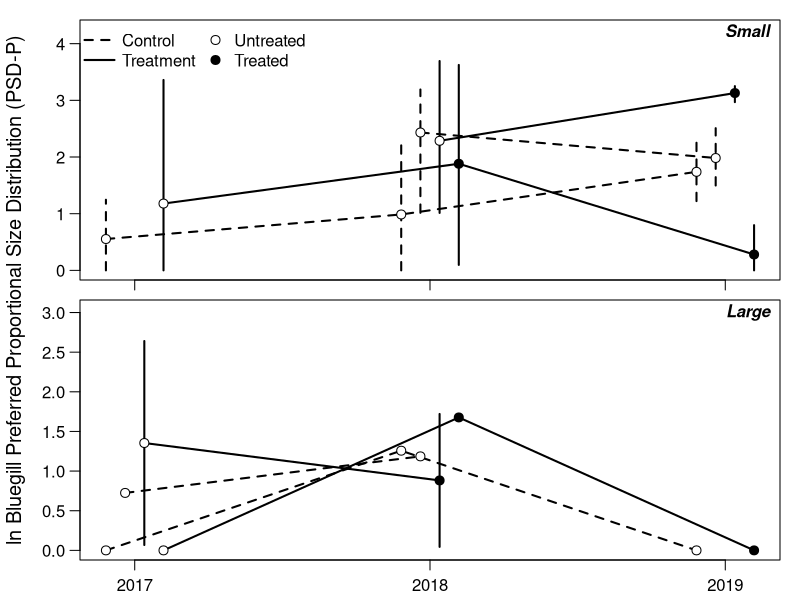

The R source for this figure:

dat = read.csv("blue_output.csv")
dat$new = ifelse(dat$lake %in% c("drummond3", "lm", "promise", "mark"), 1, 0)
dat$drop = ifelse(dat$lake %in% c("lee county lake", "barbour county lake", "washington county lake"), 1, 0)
dat$psd_p = log(dat$psd_p + 1)

yvar = "psd_p"

datsub = dat[,c("year", "type", "times_treat", "size_class", "new", "drop", yvar)]

library(dplyr)

plot_dat_sml = datsub %>% filter(size_class == "small") %>%
  group_by(year, type, new, times_treat) %>%
  summarize(
    mn = mean(psd_p, na.rm = T),
    lwr = quantile(psd_p, 0.025, na.rm = T),
    upr = quantile(psd_p, 0.975, na.rm = T)
    ) %>% ungroup
plot_dat_big = datsub %>% filter(size_class == "big") %>%
  group_by(year, type, drop, times_treat) %>%
  summarize(
    mn = mean(psd_p, na.rm = T),
    lwr = quantile(psd_p, 0.025, na.rm = T),
    upr = quantile(psd_p, 0.975, na.rm = T)
    ) %>% ungroup

plot_dat_sml$year = as.numeric(plot_dat_sml$year)
plot_dat_big$year = as.numeric(plot_dat_big$year)

off_c1 = -0.0975
off_c2 = -0.0325
off_t2 = 0.0325
off_t1 = 0.0975
ppi = 600
png("blue_psd_p_log.png", h = 7 * ppi, w = 4 * ppi, res = ppi)

# small lakes
par(mfrow = c(2,1), mar = c(0.5,1,0.5,1), oma = c(1.5,3,0.5,0), cex.axis = 1, cex.lab = 1.2, mgp = c(1,0.75,0))
plot(1,1, type = "n", xlim = c(2017,2019) + range(c(off_c1, off_c2, off_t1, off_t2)), ylim = range(plot_dat_sml[,c("lwr", "upr")]) * c(1, 1.15),
     xaxt = "n", las = 1, ylab = "")
usr = par("usr"); xdiff = usr[2] - usr[1]; ydiff = usr[4] - usr[3]
text(x = usr[2] - xdiff * 0, y = usr[4] - ydiff * 0.05, pos = 2, "Small", font = 4)

# controls (not new entries)
ind = c(1,3,7)
lines(mn ~ I(year + off_c1), data = plot_dat_sml[ind,], lwd = 2, lty = 2, type = "l")
with(plot_dat_sml[ind,], segments(I(year + off_c1), lwr, I(year + off_c1), upr, lty = 2, lwd = 2))
points(mn ~ I(year + off_c1), data = plot_dat_sml[ind,], pch = 21, bg = "white", cex = 1.2)

# treats (not new entries)
ind = c(2,6,10)
lines(mn ~ I(year + off_t1), data = plot_dat_sml[ind,], lwd = 2, type = "l")
with(plot_dat_sml[ind,], segments(I(year + off_t1), lwr, I(year + off_t1), upr, lwd = 2))
points(mn ~ I(year + off_t1), data = plot_dat_sml[ind,], pch = 21, bg = c("white", "black", "black"), cex = 1.2)

# controls (new entry 2018)
ind = c(4,8)
lines(mn ~ I(year + off_c2), data = plot_dat_sml[ind,], lwd = 2, lty = 2, type = "l")
with(plot_dat_sml[ind,], segments(I(year + off_c2), lwr, I(year + off_c2), upr, lty = 2, lwd = 2))
points(mn ~ I(year + off_c2), data = plot_dat_sml[ind,], pch = 21, bg = "white", cex = 1.2)

# treats (new entry 2018)
ind = c(5,9)
lines(mn ~ I(year + off_t2), data = plot_dat_sml[ind,], lwd = 2, type = "l")
with(plot_dat_sml[ind,], segments(I(year + off_t2), lwr, I(year + off_t2), upr, lwd = 2))
points(mn ~ I(year + off_t2), data = plot_dat_sml[ind,], pch = 21, bg = c("white", "black"), cex = 1.2)

axis(side = 1, at = 2017:2019, labels = rep("", 3))
legend("topleft", legend = c("Control", "Treatment", "Untreated", "Treated"), ncol = 2,
       pch = c(NA, NA, 21, 21), pt.cex = c(NA, NA, 1.2, 1.2), pt.bg = c(NA, NA, "white", "black"),
       bty = "n", lty = c(2,1,NA,NA), lwd = c(2,2,NA,NA), x.intersp = c(0.5, 0.5, 0.25, 0.25))

# big lakes
plot_dat_big
plot(1,1, type = "n", xlim = c(2017,2019) + range(c(off_c1, off_c2, off_t1, off_t2)), ylim = range(plot_dat_big[,c("lwr", "upr")]) * c(1, 1.15),
     xaxt = "n", las = 1, ylab = "")
usr = par("usr"); xdiff = usr[2] - usr[1]; ydiff = usr[4] - usr[3]
text(x = usr[2] - xdiff * 0, y = usr[4] - ydiff * 0.05, pos = 2, "Large", font = 4)
# controls (not new entries)
ind = c(1,5,9)
lines(mn ~ I(year + off_c1), data = plot_dat_big[ind,], lwd = 2, lty = 2, type = "l")
with(plot_dat_big[ind,], segments(I(year + off_c1), lwr, I(year + off_c1), upr, lty = 2, lwd = 2))
points(mn ~ I(year + off_c1), data = plot_dat_big[ind,], pch = 21, bg = "white", cex = 1.2)

# treats (not new entries)
ind = c(3,7,10)
lines(mn ~ I(year + off_t1), data = plot_dat_big[ind,], lwd = 2, type = "l")
with(plot_dat_big[ind,], segments(I(year + off_t1), lwr, I(year + off_t1), upr, lwd = 2))
points(mn ~ I(year + off_t1), data = plot_dat_big[ind,], pch = 21, bg = c("white", "black", "black"), cex = 1.2)

# controls (new entry 2018)
ind = c(2,6)
lines(mn ~ I(year + off_c2), data = plot_dat_big[ind,], lwd = 2, lty = 2, type = "l")
with(plot_dat_big[ind,], segments(I(year + off_c2), lwr, I(year + off_c2), upr, lty = 2, lwd = 2))
points(mn ~ I(year + off_c2), data = plot_dat_big[ind,], pch = 21, bg = "white", cex = 1.2)

# treats (new entry 2018)
ind = c(4,8)
lines(mn ~ I(year + off_t2), data = plot_dat_big[ind,], lwd = 2, type = "l")
with(plot_dat_big[ind,], segments(I(year + off_t2), lwr, I(year + off_t2), upr, lwd = 2))
points(mn ~ I(year + off_t2), data = plot_dat_big[ind,], pch = 21, bg = c("white", "black"), cex = 1.2)

axis(side = 1, at = 2017:2019, labels = 2017:2019)
mtext(side = 2, outer = T, "ln Bluegill Preferred Proportional Size Distribution (PSD-P)", line = 1.75, cex = 1.2) 
dev.off()
